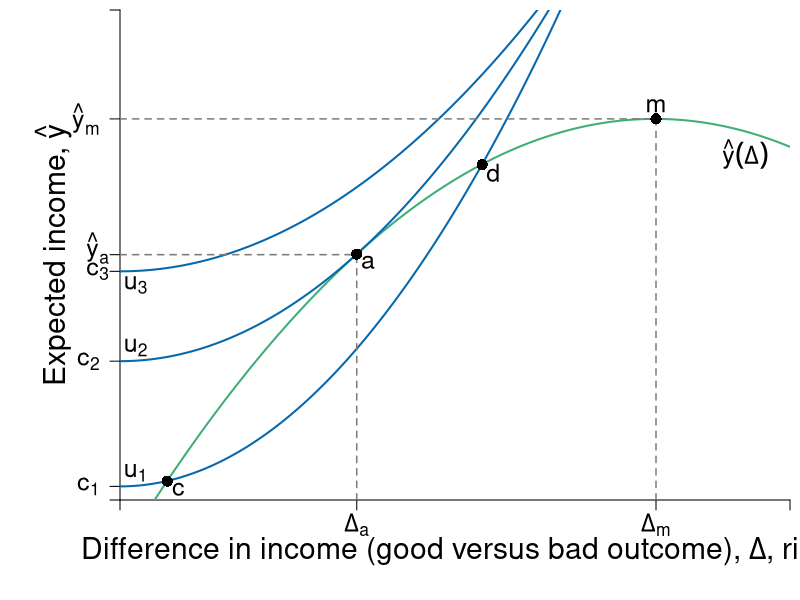

This figure's R source:
require(ggplot2)
require(shape)
pdf(file = "risk/risk_return_dara.pdf", width = 9, height = 7)

# Set parameters for graphics
axislabelsize <- 1.8
labelsize <- 1.5
namesize <- 1.8
annotatesize <- 1.5
graphlinewidth <- 2
segmentlinewidth <- 1.5

COL <- c("#7fc97f", "#beaed4", "#fdc086", "#ffff99", "#386cb0", "#f0027f", "#bf5b17", "#666666")
COLA <- c("#e0f3db", "#99d8c9","#66c2a4","#41ae76", "#238b45", "#005824")
COLB <- c("#c6dbef", "#4eb3d3", "#2b8cbe", "#0868ac","#084081")
COLC <- c("#fcfbfd", "#efedf5", "#dadaeb", "#bcbddc", "#9e9ac8", "#807dba", "#6a51a3", "#54278f", "#3f007d")
grays <- gray.colors(25, start = 1, end = 0, alpha = 1)

a <- c(2, 4, 6)
par(mar =  c(5, 6, 0.5, 0.5))
xlims <- c(0, 15)
ylims <- c(0, 18)

riskreturn <- function(g, int1 = 14, int2 = 4, coeff = 1/3){
  int1 - (int2 - (coeff)*g)^2
}


indiffA <- function(g, intercept = 3, slope = 0.125){
  intercept  + slope*g^2
}


#Plot command 
plot(0, 0, xlim = xlims, ylim = ylims, 
     type = "n",
     xlab = expression(paste("")),
     ylab = expression(paste("")), 
     axes = FALSE,
     cex.lab = axislabelsize, 
     bty = "n", 
     xaxs = "i", 
     yaxs = "i"
)



ticksy <- c(0,  0.5, 5.1, 8.4, riskreturn(g = 5.3), riskreturn(g = 12) ,ylims[2])
ylabels <- c(NA, expression(paste(c[1])), expression(paste(c[2])), NA, NA, expression(paste(hat(y)[m] )), NA)
ticksx <- c(0, 5.3, 12, xlims[2])
xlabels <- c(NA, expression(paste(Delta[a])), expression(paste(Delta[m])), NA)

text(xlims[1] - 0.5, 8.4, expression(paste(c[3])), cex = labelsize, xpd = TRUE)
text(xlims[1] - 0.5, riskreturn(g = 5.3) + 0.25, expression(paste(hat(y)[a])), cex = labelsize, xpd = TRUE)

axis(1, at = ticksx, pos = 0, labels = xlabels, cex.axis = labelsize)
axis(2, at = ticksy, pos = 0, labels = ylabels, las = 1, cex.axis = labelsize)

mtext(expression(paste("Difference in income (good versus bad outcome), ", Delta, ", risk")), side = 1, line = 2.5, cex = axislabelsize)
text(xlims[1] - 1.5, ylims[2] - 0.5*(ylims[2] - ylims[1]), expression(paste("Expected income, ", hat(y))), xpd = TRUE, cex = axislabelsize, srt = 90) 

npts <- 500 
xx1 <- seq(xlims[1], xlims[2], length.out = npts)
lines(xx1, riskreturn(xx1, coeff = 1/2.992195), col = COLA[4], lwd = graphlinewidth, lty = 1)
lines(xx1, indiffA(xx1, intercept = 0.5, slope = 0.18), col = COLB[4], lwd = graphlinewidth, lty = 1)
lines(xx1, indiffA(xx1, intercept = 5.1, slope = 0.14), col = COLB[4], lwd = graphlinewidth, lty = 1)
lines(xx1, indiffA(xx1, intercept = 8.4, slope = 0.11), col = COLB[4], lwd = graphlinewidth, lty = 1)

segments(12, 0, 12, riskreturn(g = 12) , lty = 2, col = grays[20], lwd = segmentlinewidth)
segments(0, riskreturn(g = 12) , 12, riskreturn(g = 12) , lty = 2, col = grays[20], lwd = segmentlinewidth)
segments(5.3, 0, 5.3, riskreturn(g = 5.3), lty = 2, col = grays[20], lwd = segmentlinewidth)
segments(0, riskreturn(g = 5.3), 5.3, riskreturn(g = 5.3), lty = 2, col = grays[20], lwd = segmentlinewidth)

#Add points a, b, c and c
points(5.3, riskreturn(g = 5.3, coeff = 1/2.992195), pch = 16, col = "black", cex = 1.5)
text(5.3 + 0.25, riskreturn(g = 5.3, coeff = 1/2.992195) - 0.3, expression(a), cex = labelsize)


points(12, riskreturn(g = 12) , pch = 16, col = "black", cex = 1.5)
text(12, riskreturn(g = 12) + 0.5, expression(m), cex = labelsize)


points(1.057, riskreturn(g = 1.057) , pch = 16, col = "black", cex = 1.5)
text(1.057 + 0.25, riskreturn(g = 1.057) - 0.3, expression(c), cex = labelsize)


points(8.109, riskreturn(g = 8.109) , pch = 16, col = "black", cex = 1.5)
text(8.109 + 0.25, riskreturn(g = 8.109) - 0.3, expression(d), cex = labelsize)


#Label risk return schedule
text(14, 12.7, expression(paste(hat(y)(Delta))), cex = labelsize)

#Label value functions
text(0.35, 7.9, expression(u[3]), cex = labelsize)
text(0.35, 5.6, expression(u[2]), cex = labelsize)
text(0.35, 1, expression(u[1]), cex = labelsize)


dev.off()
